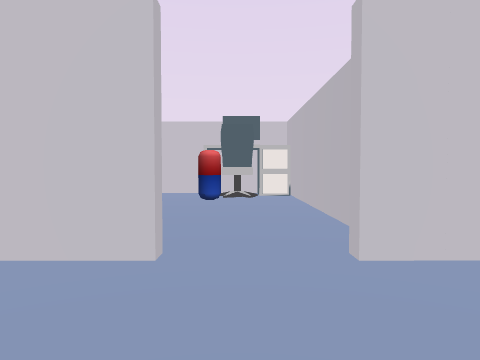
[1] (above)

21 first-person views from a walk through a Unity game level. The camera is 1.2 m above the floor, tilts 2° down and sees 70° across. The floor is counted in squares, 2 m on a side. Each view is taken from the middle of a square. On the plan, view 1 faces up. The plan holds only what a view shows up to about 10 squares ahead; the rest is blank. The player is left out. Some animated figures are left out.

[2]
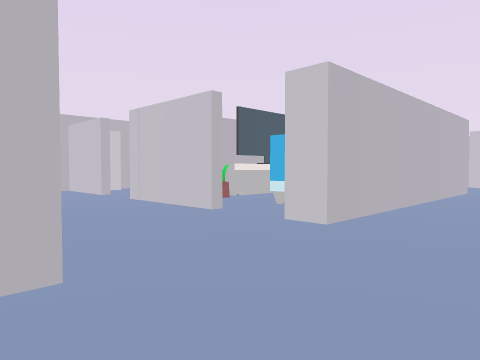

[3]
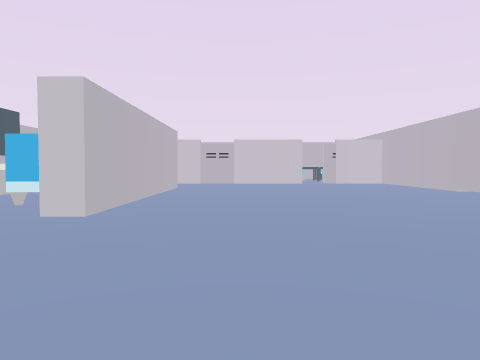

[4]
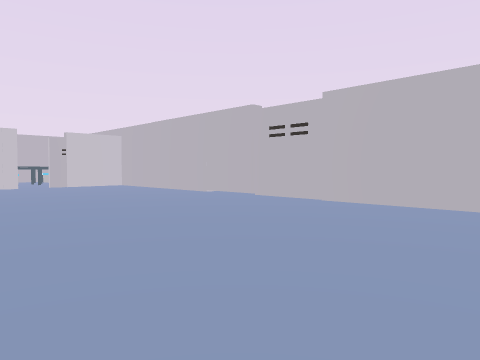

[5]
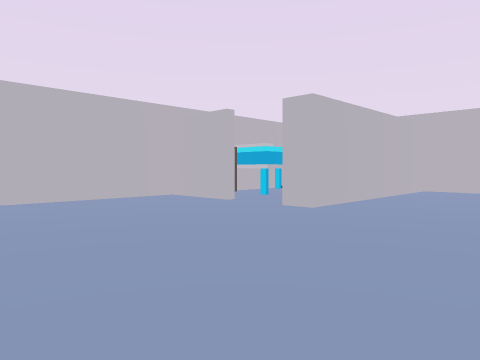

[6]
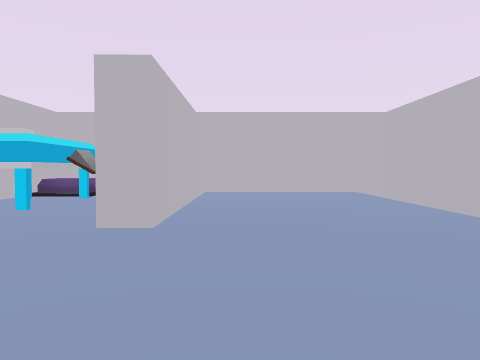

[7]
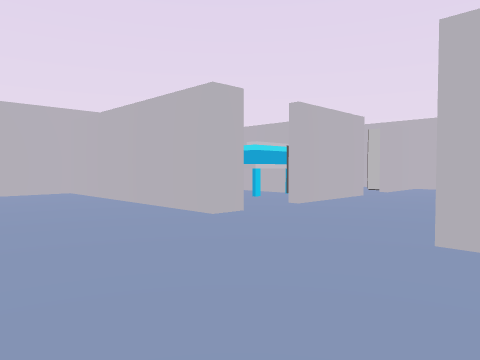

[8]
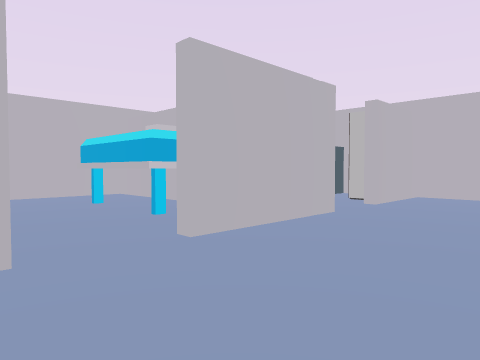

[9]
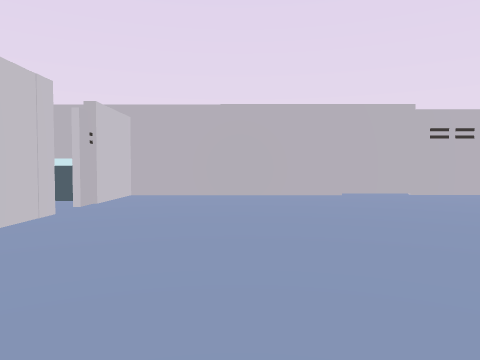

[10]
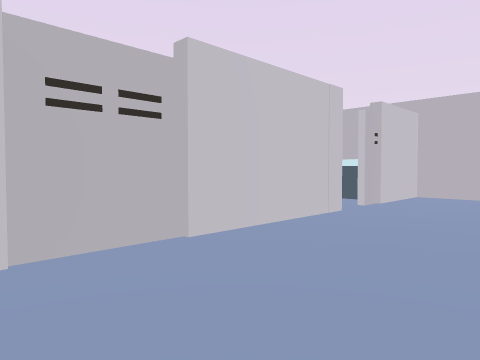

[11]
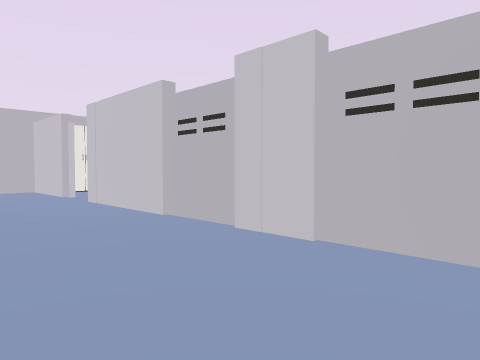

[12]
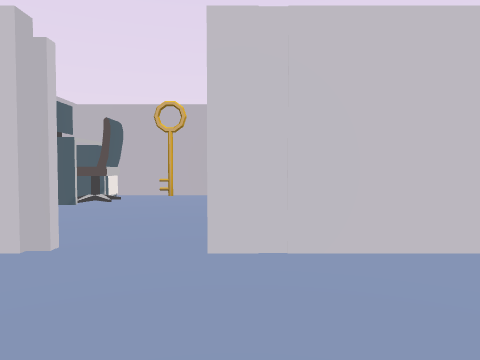

[13]
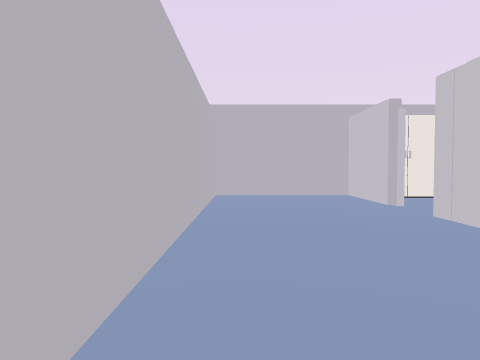

[14]
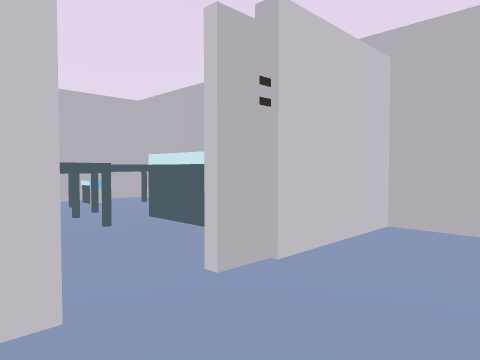

[15]
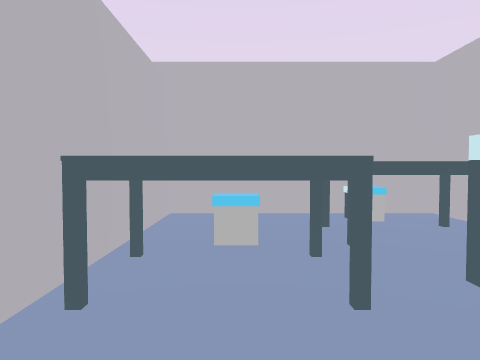

[16]
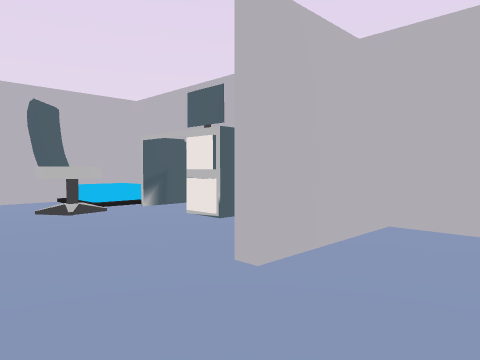

[17]
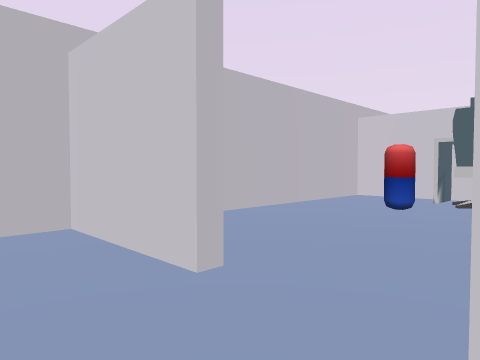

[18]
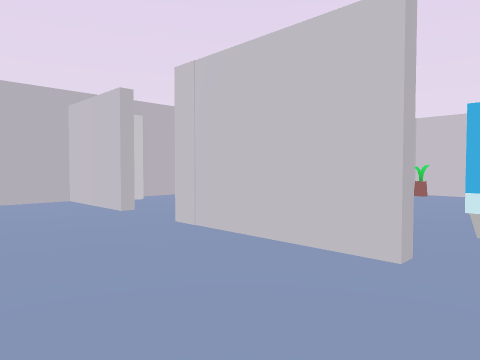

[19]
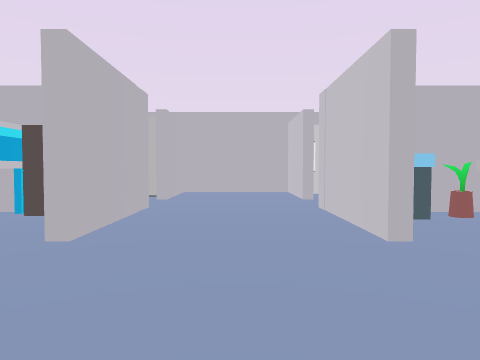

[20]
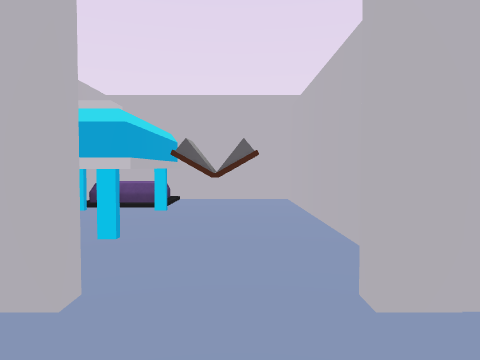

[21]
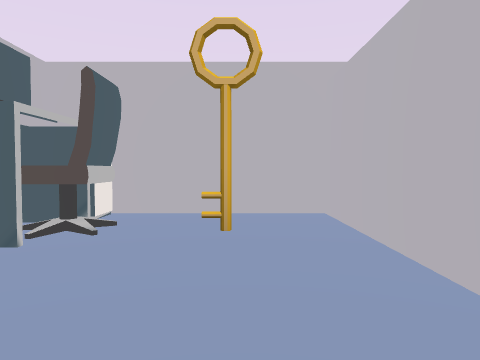

### Floor plan
Points are (right, up) in squares from view 1. A wall is a line through its corners. A room is listed if a view was taken in it or the views show most of it. See-through windows are left out.
Room 1 (views 1, 2, 3, 4, 5, 6, 7, 8, 9, 10, 11, 12, 13, 14, 15, 16, 17, 18, 19, 20)
walls: (5.1, 8.5) (5.1, 2.2) (4.5, 2.2); (3.9, 3.4) (3.2, 3.4); (3.2, 2.2) (0.8, 2.2); (1.1, 3.5) (1.1, 7.6); (0.5, 8.5) (4.4, 8.5); (9.5, 11.4) (0.8, 11.4); (4.5, -0.4) (5.1, -0.4) (5.1, -5.6) (8.9, -5.6) (8.9, -0.4) (9.5, -0.4); (-0.5, 2.2) (-2.6, 2.2) (-2.6, -0.4) (-0.5, -0.4); (-1.4, 8.3) (-2.6, 8.3); (10.8, -0.4) (12.6, -0.4) (12.6, 11.4) (12.1, 11.4); (-0.2, 11.4) (-2.6, 11.4) (-2.6, 3.6); (0.8, -0.4) (3.2, -0.4); (-2.4, 8.5) (-1.5, 8.5); (12.6, 12.6) (12.6, 13.1); (12.6, 15.7) (12.6, 16.5) (9.1, 16.5) (9.1, 13.2)
ways out: opening at (0, 12) to room 2; opening at (0, 0) to room 3; opening at (4, 0) to room 3; opening at (10, -1) to room 4; opening at (4, 3) to room 5
objects: other object (-2, 3); other object (-2, 12); other object (-1, 8) to (0, 8); other object (0, 5); other object (0, 7); other object (2, 8); other object (10, 14); other object (10, 15); other object (11, 12) to (12, 13); other object (11, 15) to (12, 15); other object (11, 16) to (12, 16)
Room 2 (view 21)
walls: (1.1, 13.5) (1.1, 14.5); (1.1, 16.1) (1.1, 16.5) (-1.8, 16.5)
ways out: opening at (0, 12) to room 1
objects: other object (-2, 15) to (-2, 16); key (0, 14)
Room 3 (no view inside)
walls: (1.3, -3.1) (1.3, -5.6) (3.6, -5.6); (-2.6, -5.6) (-0.1, -5.6)
ways out: opening at (0, 0) to room 1; opening at (4, 0) to room 1
objects: other object (-2, -4); other object (-2, -2); other object (-2, -1); other object (-1, -4); other object (2, -4) to (2, -2); other object (2, -1)
Room 4 (no view inside)
walls: (9.1, -1.6) (9.1, -5.6) (12.6, -5.6) (12.6, -2.4)
ways out: opening at (10, -1) to room 1
objects: other object (11, -4) to (12, -2); other object (11, -3) to (11, -2); other object (12, -1)
Room 5 (no view inside)
walls: (1.7, 5.8) (1.7, 4.1); (1.3, 5.5) (1.3, 3.4)
ways out: opening at (4, 3) to room 1
objects: other object (2, 3); other object (2, 4)

Where each view was taken, in squares from view 1:
view 1: 0 up, 0 right, facing up
view 2: 1 down, 7 right, facing up-left
view 3: 2 down, 7 right, facing up
view 4: 0 up, 7 right, facing up-right
view 5: 4 up, 6 right, facing down-right
view 6: 3 up, 8 right, facing down
view 7: 3 up, 8 right, facing down-left
view 8: 2 up, 5 right, facing down-left
view 9: 9 up, 5 right, facing right
view 10: 9 up, 5 right, facing up-right
view 11: 9 up, 7 right, facing up-left
view 12: 9 up, 1 right, facing up
view 13: 9 up, 5 right, facing left
view 14: 10 up, 9 right, facing up-right
view 15: 12 up, 10 right, facing up
view 16: 1 up, 1 right, facing down-left
view 17: 1 up, 1 right, facing up-left
view 18: 0 up, 4 right, facing up-left
view 19: 1 up, 6 right, facing left
view 20: 1 up, 10 right, facing down
view 21: 12 up, 0 right, facing up
